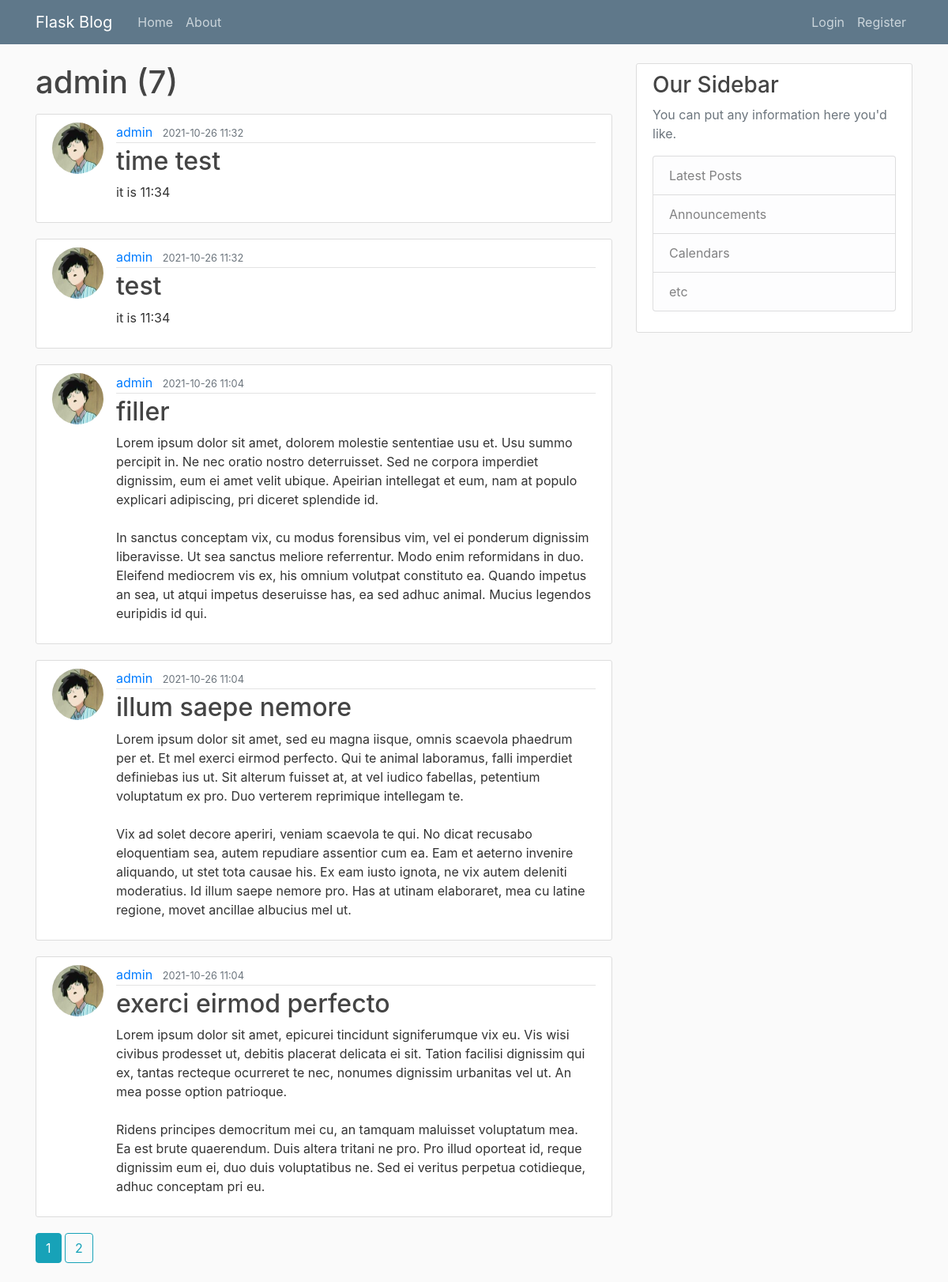
The app's page /user/admin, older data.
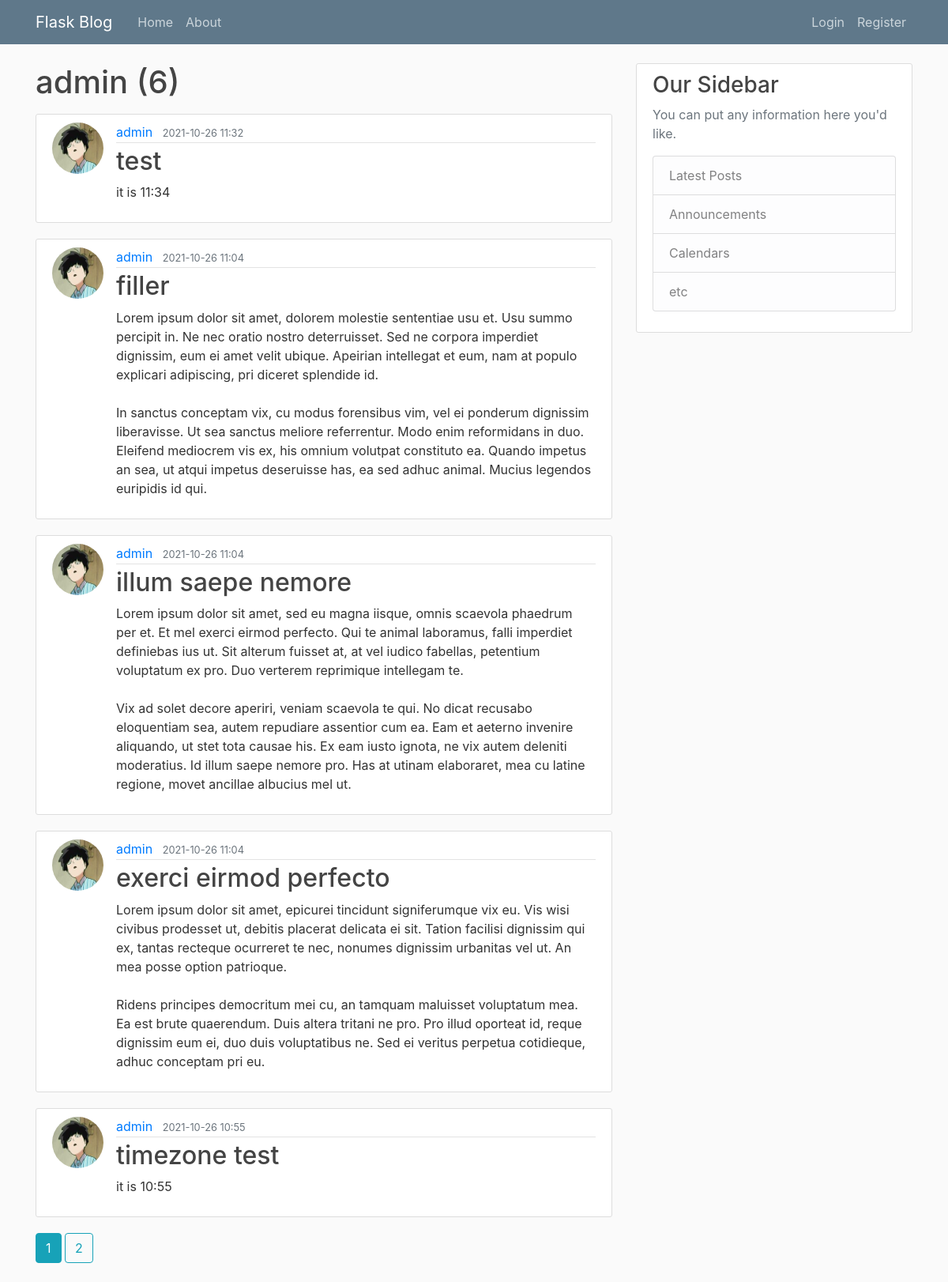
The same page, newer data.
### main/models.py (models this page shows, shortened)
class Post(db.Model):
    id = db.Column(db.Integer, primary_key=True)
    title = db.Column(db.String(100), nullable=False)
    date_posted = db.Column(db.DateTime, nullable=False, default=utc_to_local(datetime.utcnow()))
    content = db.Column(db.Text, nullable=False)
    user_id = db.Column(db.Integer, db.ForeignKey('user.id'), nullable=False)

class User(db.Model, UserMixin):
    id = db.Column(db.Integer, primary_key=True)
    username = db.Column(db.String(20), unique=True, nullable=False)
    email = db.Column(db.String(120), unique=True, nullable=False)
    image_file = db.Column(db.String(20), nullable=False, default='default.jpg')
    password = db.Column(db.String(60), nullable=False)
    posts = db.relationship('Post', backref='author', lazy=True)

### main/users/routes.py (the view)
@users.route("/user/<string:username>")
def user_posts(username):
    page = request.args.get('page', 1, type=int)
    user = User.query.filter_by(username=username).first_or_404()
    posts = Post.query.filter_by(author=user)\
        .order_by(Post.date_posted.desc())\
        .paginate(page=page, per_page=5)
    return render_template('user_posts.html', posts=posts, user=user)

### main/templates/user_posts.html
{% extends "layout.html" %}
{% block content %}
    <h1 class="mb-3">{{ user.username }} ({{ posts.total }})</h1>
   {% for post in posts.items%}
        <article class="media content-section">
            <img class="rounded-circle article-img" src="{{ url_for('static', filename='profile_pics/' + post.author.image_file) }}">
          <div class="media-body">
            <div class="article-metadata">
              <a class="mr-2" href="{{ url_for('users.user_posts', username=post.author.username) }}">{{ post.author.username }}</a>
              <small class="text-muted">{{ post.date_posted.strftime('%Y-%m-%d %H:%M') }}</small>
            </div>
            <h2><a class="article-title" href="{{ url_for('posts.post', post_id=post.id) }}">{{ post.title }}</a></h2>
            <p class="article-content">{{ post.content }}</p>
          </div>
        </article>
   {% endfor %}
    {% for page_num in posts.iter_pages(left_edge=1, right_edge=1, left_current=1, right_current=3) %}
        {% if page_num %}
            {% if posts.page == page_num %}
            <a class="btn btn-info mb-4" href="{{ url_for('users.user_posts', username=user.username, page=page_num) }}">{{ page_num }}</a>
            {% else %}
            <a class="btn btn-outline-info mb-4" href="{{ url_for('users.user_posts', username=user.username, page=page_num) }}">{{ page_num }}</a>
            {% endif %}
        {% else %}
            ...
        {% endif %}
    {% endfor %}
{% endblock content %}

Row changes from the older to the newer data that the page shows:
removed Post: image_file (picture), author.username "admin", date_posted "2021-10-26 11:32", title "time test", content "it is 11:34"
now on this page (row unchanged): Post: image_file (picture), author.username "admin", date_posted "2021-10-26 10:55", title "timezone test", content "it is 10:55"
Text that changed along with them:
{{ posts.total }}: "7" → "6"
